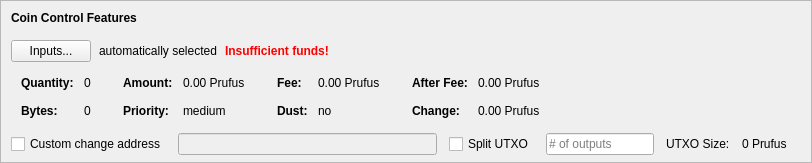
    <widget class="QFrame" name="frameCoinControl">
     <property name="sizePolicy">
      <sizepolicy hsizetype="Expanding" vsizetype="Expanding">
       <horstretch>0</horstretch>
       <verstretch>0</verstretch>
      </sizepolicy>
     </property>
     <property name="maximumSize">
      <size>
       <width>16777215</width>
       <height>16777215</height>
      </size>
     </property>
     <property name="frameShape">
      <enum>QFrame::StyledPanel</enum>
     </property>
     <property name="frameShadow">
      <enum>QFrame::Sunken</enum>
     </property>
     <layout class="QVBoxLayout" name="verticalLayoutCoinControl2">
      <property name="spacing">
       <number>0</number>
      </property>
      <property name="leftMargin">
       <number>0</number>
      </property>
      <property name="topMargin">
       <number>0</number>
      </property>
      <property name="rightMargin">
       <number>0</number>
      </property>
      <property name="bottomMargin">
       <number>6</number>
      </property>
      <item>
       <layout class="QVBoxLayout" name="verticalLayoutCoinControl" stretch="0,0,0,0,1">
        <property name="spacing">
         <number>0</number>
        </property>
        <property name="leftMargin">
         <number>10</number>
        </property>
        <property name="topMargin">
         <number>10</number>
        </property>
        <item>
         <layout class="QHBoxLayout" name="horizontalLayoutCoinControl1">
          <property name="bottomMargin">
           <number>15</number>
          </property>
          <item>
           <widget class="QLabel" name="labelCoinControlFeatures">
            <property name="sizePolicy">
             <sizepolicy hsizetype="Preferred" vsizetype="Maximum">
              <horstretch>0</horstretch>
              <verstretch>0</verstretch>
             </sizepolicy>
            </property>
            <property name="font">
             <font>
              <weight>75</weight>
              <bold>true</bold>
             </font>
            </property>
            <property name="styleSheet">
             <string notr="true">font-weight:bold;</string>
            </property>
            <property name="text">
             <string>Coin Control Features</string>
            </property>
           </widget>
          </item>
         </layout>
        </item>
        <item>
         <layout class="QHBoxLayout" name="horizontalLayoutCoinControl2" stretch="0,0,0,0">
          <property name="spacing">
           <number>8</number>
          </property>
          <property name="bottomMargin">
           <number>10</number>
          </property>
          <item>
           <widget class="QPushButton" name="pushButtonCoinControl">
            <property name="styleSheet">
             <string notr="true"/>
            </property>
            <property name="text">
             <string>Inputs...</string>
            </property>
            <property name="autoDefault">
             <bool>false</bool>
            </property>
           </widget>
          </item>
          <item>
           <widget class="QLabel" name="labelCoinControlAutomaticallySelected">
            <property name="text">
             <string>automatically selected</string>
            </property>
            <property name="margin">
             <number>5</number>
            </property>
           </widget>
          </item>
          <item>
           <widget class="QLabel" name="labelCoinControlInsuffFunds">
            <property name="font">
             <font>
              <weight>75</weight>
              <bold>true</bold>
             </font>
            </property>
            <property name="styleSheet">
             <string notr="true">color:red;font-weight:bold;</string>
            </property>
            <property name="text">
             <string>Insufficient funds!</string>
            </property>
            <property name="margin">
             <number>5</number>
            </property>
           </widget>
          </item>
          <item>
           <spacer name="horizontalSpacerCoinControl">
            <property name="orientation">
             <enum>Qt::Horizontal</enum>
            </property>
            <property name="sizeHint" stdset="0">
             <size>
              <width>40</width>
              <height>1</height>
             </size>
            </property>
           </spacer>
          </item>
         </layout>
        </item>
        <item>
         <widget class="QWidget" name="widgetCoinControl" native="true">
          <property name="sizePolicy">
           <sizepolicy hsizetype="Preferred" vsizetype="Preferred">
            <horstretch>0</horstretch>
            <verstretch>0</verstretch>
           </sizepolicy>
          </property>
          <property name="minimumSize">
           <size>
            <width>0</width>
            <height>0</height>
           </size>
          </property>
          <property name="styleSheet">
           <string notr="true"/>
          </property>
          <layout class="QHBoxLayout" name="horizontalLayoutCoinControl5">
           <property name="leftMargin">
            <number>0</number>
           </property>
           <property name="topMargin">
            <number>0</number>
           </property>
           <property name="rightMargin">
            <number>0</number>
           </property>
           <property name="bottomMargin">
            <number>0</number>
           </property>
           <item>
            <layout class="QHBoxLayout" name="horizontalLayoutCoinControl3" stretch="0,0,0,1">
             <property name="spacing">
              <number>20</number>
             </property>
             <property name="topMargin">
              <number>0</number>
             </property>
             <property name="bottomMargin">
              <number>10</number>
             </property>
             <item>
              <layout class="QFormLayout" name="formLayoutCoinControl1">
               <property name="horizontalSpacing">
                <number>10</number>
               </property>
               <property name="verticalSpacing">
                <number>14</number>
               </property>
               <property name="leftMargin">
                <number>10</number>
               </property>
               <property name="topMargin">
                <number>4</number>
               </property>
               <property name="rightMargin">
                <number>6</number>
               </property>
               <item row="0" column="0">
                <widget class="QLabel" name="labelCoinControlQuantityText">
                 <property name="font">
                  <font>
                   <weight>75</weight>
                   <bold>true</bold>
                  </font>
                 </property>
                 <property name="text">
                  <string>Quantity:</string>
                 </property>
                 <property name="margin">
                  <number>0</number>
                 </property>
                </widget>
               </item>
               <item row="0" column="1">
                <widget class="QLabel" name="labelCoinControlQuantity">
                 <property name="cursor">
                  <cursorShape>IBeamCursor</cursorShape>
                 </property>
                 <property name="contextMenuPolicy">
                  <enum>Qt::ActionsContextMenu</enum>
                 </property>
                 <property name="text">
                  <string notr="true">0</string>
                 </property>
                 <property name="margin">
                  <number>0</number>
                 </property>
                 <property name="textInteractionFlags">
                  <set>Qt::LinksAccessibleByMouse|Qt::TextSelectableByKeyboard|Qt::TextSelectableByMouse</set>
                 </property>
                </widget>
               </item>
               <item row="1" column="0">
                <widget class="QLabel" name="labelCoinControlBytesText">
                 <property name="font">
                  <font>
                   <weight>75</weight>
                   <bold>true</bold>
                  </font>
                 </property>
                 <property name="text">
                  <string>Bytes:</string>
                 </property>
                </widget>
               </item>
               <item row="1" column="1">
                <widget class="QLabel" name="labelCoinControlBytes">
                 <property name="cursor">
                  <cursorShape>IBeamCursor</cursorShape>
                 </property>
                 <property name="contextMenuPolicy">
                  <enum>Qt::ActionsContextMenu</enum>
                 </property>
                 <property name="text">
                  <string notr="true">0</string>
                 </property>
                 <property name="textInteractionFlags">
                  <set>Qt::LinksAccessibleByMouse|Qt::TextSelectableByKeyboard|Qt::TextSelectableByMouse</set>
                 </property>
                </widget>
               </item>
              </layout>
             </item>
             <item>
              <layout class="QFormLayout" name="formLayoutCoinControl2">
               <property name="horizontalSpacing">
                <number>10</number>
               </property>
               <property name="verticalSpacing">
                <number>14</number>
               </property>
               <property name="leftMargin">
                <number>6</number>
               </property>
               <property name="topMargin">
                <number>4</number>
               </property>
               <property name="rightMargin">
                <number>6</number>
               </property>
               <item row="0" column="0">
                <widget class="QLabel" name="labelCoinControlAmountText">
                 <property name="font">
                  <font>
                   <weight>75</weight>
                   <bold>true</bold>
                  </font>
                 </property>
                 <property name="text">
                  <string>Amount:</string>
                 </property>
                 <property name="margin">
                  <number>0</number>
                 </property>
                </widget>
               </item>
               <item row="0" column="1">
                <widget class="QLabel" name="labelCoinControlAmount">
                 <property name="cursor">
                  <cursorShape>IBeamCursor</cursorShape>
                 </property>
                 <property name="contextMenuPolicy">
                  <enum>Qt::ActionsContextMenu</enum>
                 </property>
                 <property name="text">
                  <string notr="true">0.00 Prufus</string>
                 </property>
                 <property name="textInteractionFlags">
                  <set>Qt::LinksAccessibleByMouse|Qt::TextSelectableByKeyboard|Qt::TextSelectableByMouse</set>
                 </property>
                </widget>
               </item>
               <item row="1" column="0">
                <widget class="QLabel" name="labelCoinControlPriorityText">
                 <property name="font">
                  <font>
                   <weight>75</weight>
                   <bold>true</bold>
                  </font>
                 </property>
                 <property name="text">
                  <string>Priority:</string>
                 </property>
                </widget>
               </item>
               <item row="1" column="1">
                <widget class="QLabel" name="labelCoinControlPriority">
                 <property name="cursor">
                  <cursorShape>IBeamCursor</cursorShape>
                 </property>
                 <property name="contextMenuPolicy">
                  <enum>Qt::ActionsContextMenu</enum>
                 </property>
                 <property name="text">
                  <string>medium</string>
                 </property>
                 <property name="textInteractionFlags">
                  <set>Qt::LinksAccessibleByMouse|Qt::TextSelectableByKeyboard|Qt::TextSelectableByMouse</set>
                 </property>
                </widget>
               </item>
              </layout>
             </item>
             <item>
              <layout class="QFormLayout" name="formLayoutCoinControl3">
               <property name="horizontalSpacing">
                <number>10</number>
               </property>
               <property name="verticalSpacing">
                <number>14</number>
               </property>
               <property name="leftMargin">
                <number>6</number>
               </property>
               <property name="topMargin">
                <number>4</number>
               </property>
               <property name="rightMargin">
                <number>6</number>
               </property>
               <item row="0" column="0">
                <widget class="QLabel" name="labelCoinControlFeeText">
                 <property name="font">
                  <font>
                   <weight>75</weight>
                   <bold>true</bold>
                  </font>
                 </property>
                 <property name="text">
                  <string>Fee:</string>
                 </property>
                 <property name="margin">
                  <number>0</number>
                 </property>
                </widget>
               </item>
               <item row="0" column="1">
                <widget class="QLabel" name="labelCoinControlFee">
                 <property name="cursor">
                  <cursorShape>IBeamCursor</cursorShape>
                 </property>
                 <property name="contextMenuPolicy">
                  <enum>Qt::ActionsContextMenu</enum>
                 </property>
                 <property name="text">
                  <string notr="true">0.00 Prufus</string>
                 </property>
                 <property name="textInteractionFlags">
                  <set>Qt::LinksAccessibleByMouse|Qt::TextSelectableByKeyboard|Qt::TextSelectableByMouse</set>
                 </property>
                </widget>
               </item>
               <item row="1" column="0">
                <widget class="QLabel" name="labelCoinControlLowOutputText">
                 <property name="font">
                  <font>
                   <weight>75</weight>
                   <bold>true</bold>
                  </font>
                 </property>
                 <property name="text">
                  <string>Dust:</string>
                 </property>
                </widget>
               </item>
               <item row="1" column="1">
                <widget class="QLabel" name="labelCoinControlLowOutput">
                 <property name="cursor">
                  <cursorShape>IBeamCursor</cursorShape>
                 </property>
                 <property name="contextMenuPolicy">
                  <enum>Qt::ActionsContextMenu</enum>
                 </property>
                 <property name="text">
                  <string>no</string>
                 </property>
                 <property name="textInteractionFlags">
                  <set>Qt::LinksAccessibleByMouse|Qt::TextSelectableByKeyboard|Qt::TextSelectableByMouse</set>
                 </property>
                </widget>
               </item>
              </layout>
             </item>
             <item>
              <layout class="QFormLayout" name="formLayoutCoinControl4">
               <property name="horizontalSpacing">
                <number>10</number>
               </property>
               <property name="verticalSpacing">
                <number>14</number>
               </property>
               <property name="leftMargin">
                <number>6</number>
               </property>
               <property name="topMargin">
                <number>4</number>
               </property>
               <property name="rightMargin">
                <number>6</number>
               </property>
               <item row="0" column="0">
                <widget class="QLabel" name="labelCoinControlAfterFeeText">
                 <property name="font">
                  <font>
                   <weight>75</weight>
                   <bold>true</bold>
                  </font>
                 </property>
                 <property name="text">
                  <string>After Fee:</string>
                 </property>
                 <property name="margin">
                  <number>0</number>
                 </property>
                </widget>
               </item>
               <item row="0" column="1">
                <widget class="QLabel" name="labelCoinControlAfterFee">
                 <property name="cursor">
                  <cursorShape>IBeamCursor</cursorShape>
                 </property>
                 <property name="contextMenuPolicy">
                  <enum>Qt::ActionsContextMenu</enum>
                 </property>
                 <property name="text">
                  <string notr="true">0.00 Prufus</string>
                 </property>
                 <property name="textInteractionFlags">
                  <set>Qt::LinksAccessibleByMouse|Qt::TextSelectableByKeyboard|Qt::TextSelectableByMouse</set>
                 </property>
                </widget>
               </item>
               <item row="1" column="0">
                <widget class="QLabel" name="labelCoinControlChangeText">
                 <property name="font">
                  <font>
                   <weight>75</weight>
                   <bold>true</bold>
                  </font>
                 </property>
                 <property name="text">
                  <string>Change:</string>
                 </property>
                </widget>
               </item>
               <item row="1" column="1">
                <widget class="QLabel" name="labelCoinControlChange">
                 <property name="cursor">
                  <cursorShape>IBeamCursor</cursorShape>
                 </property>
                 <property name="contextMenuPolicy">
                  <enum>Qt::ActionsContextMenu</enum>
                 </property>
                 <property name="text">
                  <string notr="true">0.00 Prufus</string>
                 </property>
                 <property name="textInteractionFlags">
                  <set>Qt::LinksAccessibleByMouse|Qt::TextSelectableByKeyboard|Qt::TextSelectableByMouse</set>
                 </property>
                </widget>
               </item>
              </layout>
             </item>
            </layout>
           </item>
          </layout>
         </widget>
        </item>
        <item>
         <layout class="QHBoxLayout" name="horizontalLayoutCoinControl4" stretch="0,0,0,0,0,0,0">
          <property name="spacing">
           <number>12</number>
          </property>
          <property name="sizeConstraint">
           <enum>QLayout::SetDefaultConstraint</enum>
          </property>
          <property name="topMargin">
           <number>5</number>
          </property>
          <property name="rightMargin">
           <number>5</number>
          </property>
          <item>
           <widget class="QCheckBox" name="checkBoxCoinControlChange">
            <property name="toolTip">
             <string>If this is activated, but the change address is empty or invalid, change will be sent to a newly generated address.</string>
            </property>
            <property name="text">
             <string>Custom change address</string>
            </property>
           </widget>
          </item>
          <item>
           <widget class="QValidatedLineEdit" name="lineEditCoinControlChange">
            <property name="enabled">
             <bool>false</bool>
            </property>
            <property name="sizePolicy">
             <sizepolicy hsizetype="Expanding" vsizetype="Fixed">
              <horstretch>0</horstretch>
              <verstretch>0</verstretch>
             </sizepolicy>
            </property>
           </widget>
          </item>
          <item>
           <widget class="QCheckBox" name="splitBlockCheckBox">
            <property name="text">
             <string>Split UTXO</string>
            </property>
           </widget>
          </item>
          <item>
           <widget class="QLineEdit" name="splitBlockLineEdit">
            <property name="sizePolicy">
             <sizepolicy hsizetype="Fixed" vsizetype="Fixed">
              <horstretch>50</horstretch>
              <verstretch>0</verstretch>
             </sizepolicy>
            </property>
            <property name="placeholderText">
             <string># of outputs</string>
            </property>
           </widget>
          </item>
          <item>
           <widget class="QLabel" name="labelBlockSizeText">
            <property name="text">
             <string>UTXO Size:</string>
            </property>
           </widget>
          </item>
          <item>
           <widget class="QLabel" name="labelBlockSize">
            <property name="text">
             <string>0 Prufus</string>
            </property>
           </widget>
          </item>
          <item>
           <widget class="QLabel" name="labelCoinControlChangeLabel">
            <property name="sizePolicy">
             <sizepolicy hsizetype="Preferred" vsizetype="Expanding">
              <horstretch>0</horstretch>
              <verstretch>0</verstretch>
             </sizepolicy>
            </property>
            <property name="minimumSize">
             <size>
              <width>0</width>
              <height>0</height>
             </size>
            </property>
            <property name="text">
             <string/>
            </property>
            <property name="margin">
             <number>3</number>
            </property>
           </widget>
          </item>
         </layout>
        </item>
        <item>
         <spacer name="verticalSpacerCoinControl">
          <property name="orientation">
           <enum>Qt::Vertical</enum>
          </property>
          <property name="sizeHint" stdset="0">
           <size>
            <width>800</width>
            <height>1</height>
           </size>
          </property>
         </spacer>
        </item>
       </layout>
      </item>
     </layout>
    </widget>
